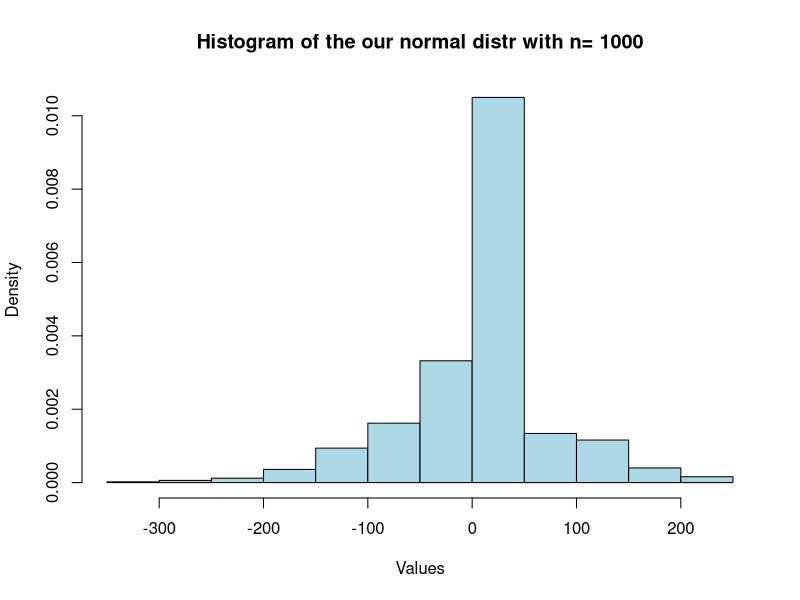
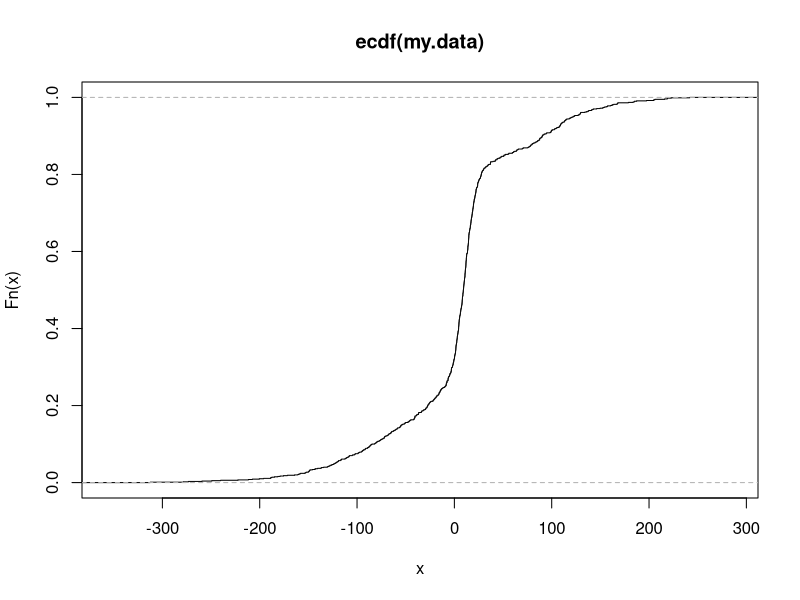

Write the R code that produced these figures, in order.
## ---- chunk 1
# your code here
n <- 1000
sigma_1 = 3
sigma_2 = 10
mu_1 = 10
mu_2 = -2
mean = c(mu_1, mu_2)
sd = c(sigma_1, sigma_2)
my.data <- rnorm(n, mean, sd^2)
summary(my.data)
## ---- chunk 2
# draw histogram
hist(my.data,
     probability = T,

    #breaks = seq(0.5,6.6),
     main = paste("Histogram of the our normal distr with n=", n),
     col = "lightblue",
     xlab = "Values",

     )
# superimpose empirical density
plot(ecdf(my.data))

# superimpose normal density

## ---- chunk 3
# plot ecdf

# superimpose cdf for standard normal

# calculate maximal difference 

## ---- chunk 4
# skewness
skewness <- function(x) {
  m3 <- mean((x - mean(x))^3)
  m2 <- mean((x - mean(x))^2)
  return(m3 / m2^(3 / 2))
}

skewness_calculated <- skewness(my.data)
print(skewness_calculated)
if (skewness_calculated > 0) {
  print("The data are positively skewed - the tail is longer on the right side")
} else if (skewness_calculated < 0) {
  print("The data are negatively skewed - the tail is longer on the left side")
} else {
  print("The data are symmetrically distributed")
}

# kurtosis
kurtosis <- function(x) {
  m4 <- mean((x - mean(x))^4)
  m2 <- mean((x - mean(x))^2)
  return(m4 / m2^2)
}

kurtosis_calculated <- kurtosis(my.data)
print(kurtosis_calculated)
if (kurtosis_calculated > 3) {
  print("The data is more concentrated near the mean")
} else if (kurtosis_calculated < 3) {
  print("The data is more dispersed")
} else {
  print("The data is normally distributed")
}
## ---- chunk 5
# sort the data
sorted_data <- sort(my.data)

# calculate sample q-percentiles manually
q <- seq(0.1, 0.9, 0.1)
print(q)
percentiles <- q * n
percentiles <- round(percentiles)
percentiles <- percentiles + 1
percentiles <- sorted_data[percentiles]
print(percentiles)

# calculate sample q-percentiles by using percentile
quantile <- quantile(my.data, q)
print(quantile)
## ---- chunk 6
# your code here
# theoretical expected value and variance

# sample mean and sample variance

## ---- chunk 7
# your code here

